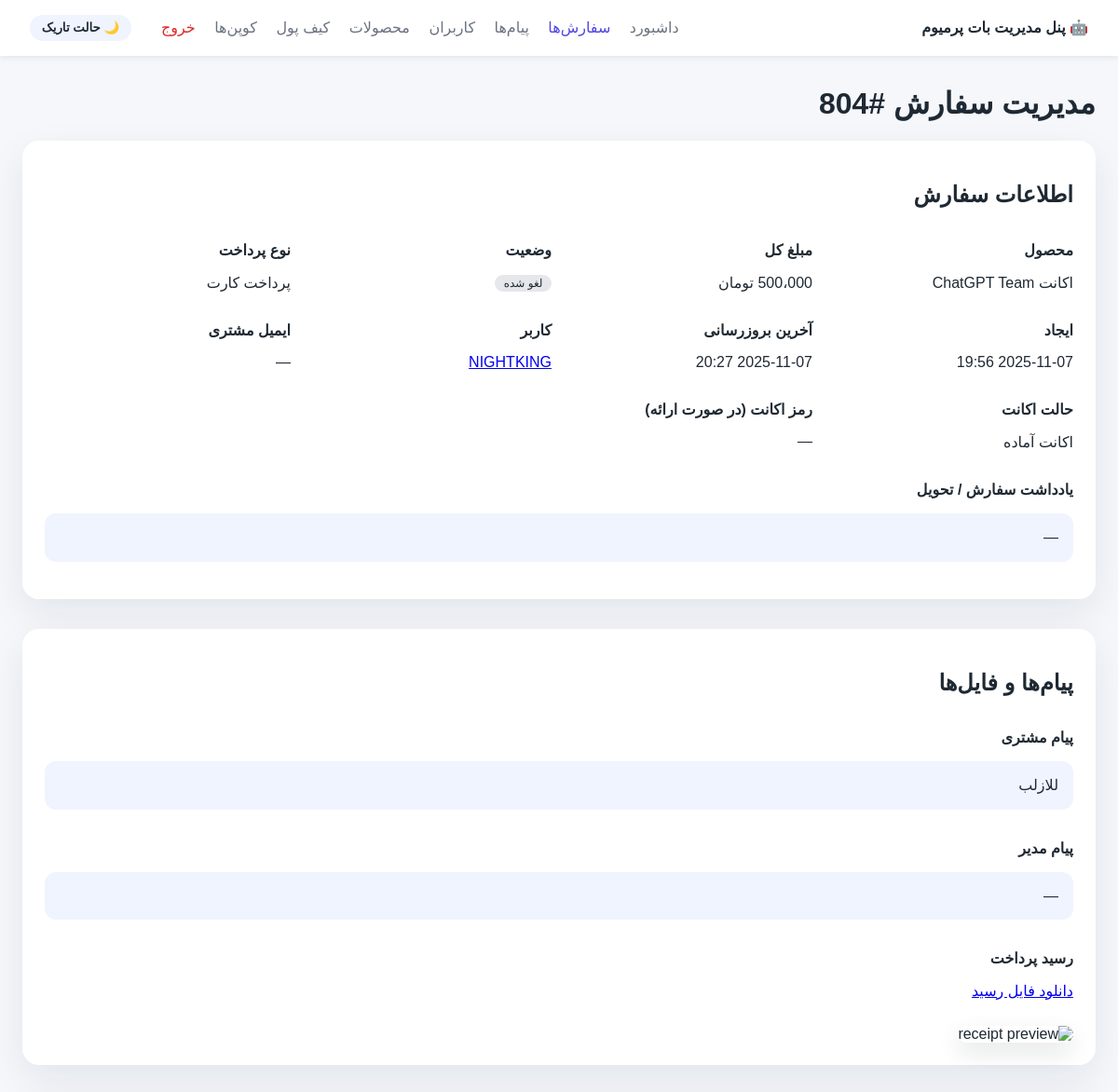
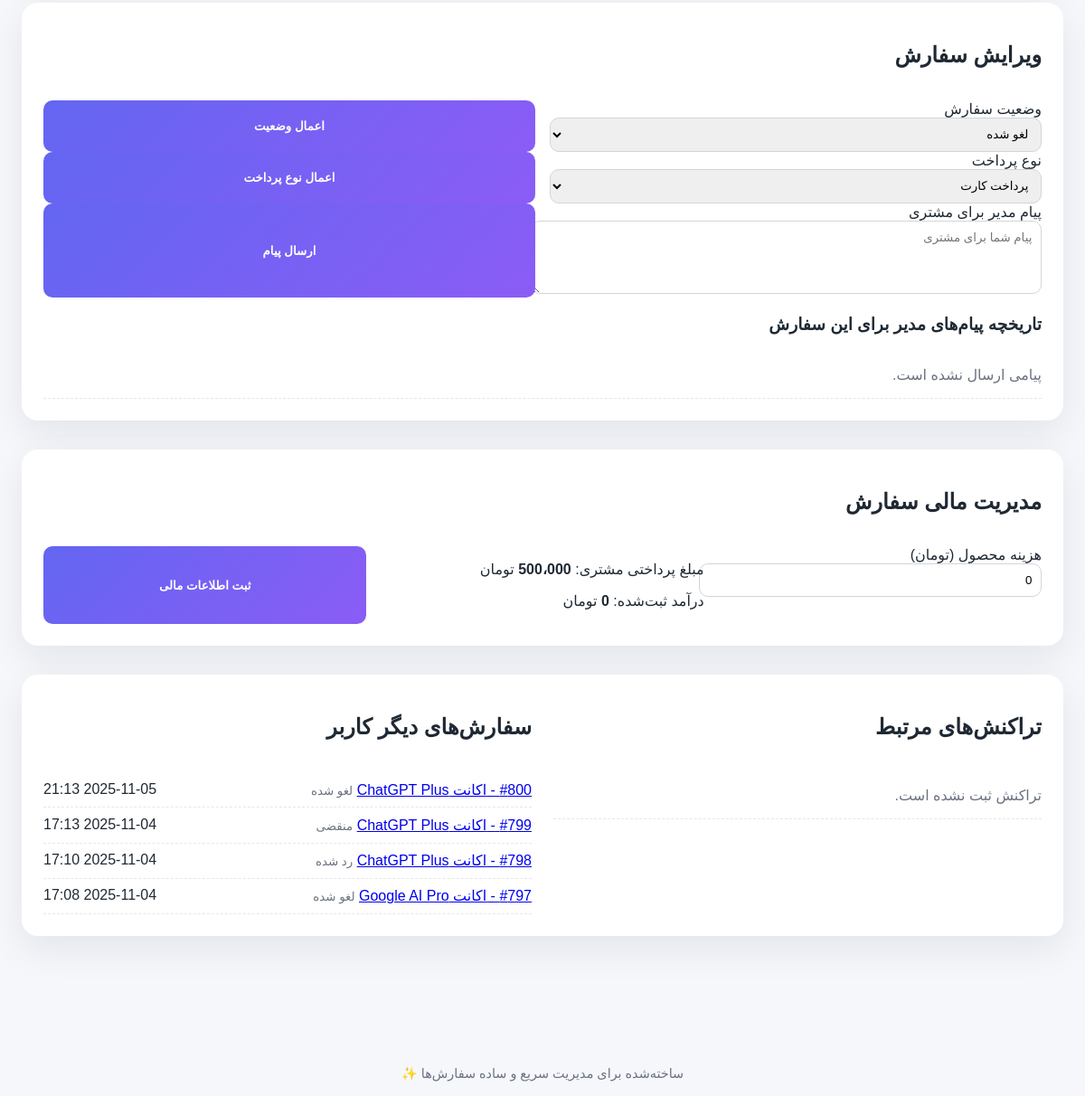
The app's page /orders/804 (signed in) with its own data (2 pictures, top to bottom).
### tables this page shows
CREATE TABLE orders(
            id INTEGER PRIMARY KEY AUTOINCREMENT,
            user_id INTEGER, username TEXT, first_name TEXT,
            plan_id TEXT, plan_title TEXT, price TEXT,
            receipt_file_id TEXT, receipt_text TEXT,
            status TEXT, created_at TEXT, updated_at TEXT
        , service_category TEXT, service_code TEXT, account_mode TEXT, customer_email TEXT, customer_secret_encrypted TEXT, amount_total INTEGER, currency TEXT, payment_type TEXT, wallet_used_amount INTEGER DEFAULT 0, wallet_reserved_amount INTEGER DEFAULT 0, await_deadline TEXT, notes TEXT, customer_message TEXT, manager_note TEXT, internal_cost INTEGER DEFAULT 0, net_revenue INTEGER DEFAULT 0);

CREATE TABLE users(
            user_id INTEGER PRIMARY KEY,
            username TEXT, first_name TEXT,
            wallet_balance INTEGER DEFAULT 0,
            ref_by INTEGER, ref_count INTEGER DEFAULT 0,
            earnings_total INTEGER DEFAULT 0,
            created_at TEXT, updated_at TEXT
        , contact_phone TEXT, contact_verified INTEGER DEFAULT 0, contact_shared_at TEXT, is_blocked INTEGER DEFAULT 0);

### app/webadmin/server.py (the view)
    @app.get("/orders/{order_id}")
    async def order_detail(request: Request, order_id: int, user: str = Depends(_login_required)):
        order = get_order(order_id)
        if not order:
            raise HTTPException(status.HTTP_404_NOT_FOUND, detail="سفارش یافت نشد")
        customer = get_user(order.get("user_id")) if order.get("user_id") else None
        wallet_history = list_wallet_tx_for_order(order_id)
        related_orders = []
        if order.get("user_id"):
            related_orders = [
                o for o in list_orders(user_id=order["user_id"], limit=5) if o["id"] != order_id
            ]
        manager_messages = list_order_manager_messages(order_id, limit=50)
        order_title = order.get("plan_title") or order.get("service_code") or f"سفارش #{order_id}"
        return _render(
            request,
            "order_detail.html",
            {
                "title": f"سفارش #{order_id}",
                "order": order,
                "customer": customer,
                "wallet_history": wallet_history,
                "related_orders": related_orders,
                "manager_messages": manager_messages,
                "order_title": order_title,
                "format_amount": _format_amount,
                "format_datetime": _format_datetime,
                "nav": "orders",
            },
        )

### app/webadmin/templates/order_detail.html (shortened to what this page needs)
{% extends 'base.html' %}
{% block content %}
{% set account_mode = (order.account_mode or '') %}
{% set account_mode_label = {'MY_ACCOUNT': 'روی اکانت مشتری', 'PREBUILT': 'اکانت آماده'}.get(account_mode, '—') %}
<h1>مدیریت سفارش #{{ order.id }}</h1>
<section class="panel">
    <header><h2>اطلاعات سفارش</h2></header>
    <div class="detail-grid">
        <div>
            <strong>محصول</strong>
            <p>{{ order.plan_title or order.service_code or '—' }}</p>
        </div>
        <div>
            <strong>مبلغ کل</strong>
            <p>{{ format_amount(order.amount_total or order.price) }} تومان</p>
        </div>
        <div>
            <strong>وضعیت</strong>
            <p><span class="badge {{ order.status|lower }}">{{ order_status_labels.get(order.status, order.status) }}</span></p>
        </div>
        <div>
            <strong>نوع پرداخت</strong>
            <p>{{ payment_type_labels.get(order.payment_type, '—') }}</p>
        </div>
        <div>
            <strong>ایجاد</strong>
            <p>{{ format_datetime(order.created_at) }}</p>
        </div>
        <div>
            <strong>آخرین بروزرسانی</strong>
            <p>{{ format_datetime(order.updated_at) }}</p>
        </div>
        <div>
            <strong>کاربر</strong>
            <p>
                {% if customer %}
                    <a href="{{ url_for('user_detail', user_id=customer.user_id) }}">{{ customer.first_name or customer.username or customer.user_id }}</a>
                {% else %}
                    —
                {% endif %}
            </p>
        </div>
        <div>
            <strong>ایمیل مشتری</strong>
            <p>{{ order.customer_email or '—' }}</p>
        </div>
        <div>
            <strong>حالت اکانت</strong>
            <p>{{ account_mode_label }}</p>
        </div>
        <div>
            <strong>رمز اکانت (در صورت ارائه)</strong>
            <p>
                {% if order.customer_secret_encrypted %}
                <code>{{ order.customer_secret_encrypted }}</code>
                {% else %}
                —
                {% endif %}
            </p>
        </div>
        <div class="span">
            <strong>یادداشت سفارش / تحویل</strong>
            <p class="text-block">{{ (order.notes or '—')|replace('\n', '<br>')|safe }}</p>
        </div>
    </div>
</section>
<section class="panel">
    <header><h2>پیام‌ها و فایل‌ها</h2></header>
    <div class="detail-grid">
        <div class="span">
            <strong>پیام مشتری</strong>
            <p class="text-block">{{ (order.customer_message or '—')|replace('\n', '<br>')|safe }}</p>
        </div>
        <div class="span">
            <strong>پیام مدیر</strong>
            <p class="text-block">{{ (order.manager_note or '—')|replace('\n', '<br>')|safe }}</p>
        </div>
        <div class="span">
            <strong>رسید پرداخت</strong>
            {% if order.receipt_file_id %}
                <p>
                    <a class="link" href="{{ url_for('order_receipt', order_id=order.id) }}" target="_blank">دانلود فایل رسید</a>
                </p>
                <img src="{{ url_for('order_receipt', order_id=order.id) }}" alt="receipt preview" class="receipt-preview">
            {% else %}
                <p>—</p>
            {% endif %}
        </div>
    </div>
</section>
<section class="panel">
    <header><h2>ویرایش سفارش</h2></header>
    <form method="post" action="{{ url_for('update_order', order_id=order.id) }}" class="form-grid">
        <label class="span">وضعیت سفارش
            <select name="status_value" required>
                {% for value, label in order_status_choices %}
                <option value="{{ value }}" {{ 'selected' if order.status == value else '' }}>{{ label }}</option>
                {% endfor %}
            </select>
        </label>
        <button type="submit" class="btn-primary">اعمال وضعیت</button>
    </form>
    <form method="post" action="{{ url_for('update_order', order_id=order.id) }}" class="form-grid">
        <label class="span">نوع پرداخت
            <select name="payment_type">
                {% for value, label in payment_type_choices %}
                <option value="{{ value }}" {{ 'selected' if (order.payment_type or '') == value else '' }}>{{ label }}</option>
                {% endfor %}
            </select>
        </label>
        <button type="submit" class="btn-primary">اعمال نوع پرداخت</button>
    </form>
    <form method="post" action="{{ url_for('update_order', order_id=order.id) }}" class="form-grid">
        <label class="span">پیام مدیر برای مشتری
            <textarea name="manager_note" rows="4" placeholder="پیام شما برای مشتری"></textarea>
        </label>
        <button type="submit" class="btn-primary">ارسال پیام</button>
    </form>
    <div class="history">
        <h3>تاریخچه پیام‌های مدیر برای این سفارش</h3>
        <ul class="list">
            {% for item in manager_messages %}
            <li>
                <span class="text-block">{{ (item.message_text or '—')|replace('\n','<br>')|safe }}</span>
                <span>{{ format_datetime(item.created_at) }}</span>
            </li>
            {% else %}
            <li class="empty">پیامی ارسال نشده است.</li>
            {% endfor %}
        </ul>
    </div>
</section>
<section class="panel">
    <header><h2>مدیریت مالی سفارش</h2></header>
    <form method="post" action="{{ url_for('update_order', order_id=order.id) }}" class="form-grid">
        <label>هزینه محصول (تومان)
            <input type="number" name="cost_amount" min="0" value="{{ order.internal_cost or 0 }}">
        </label>
        <div class="span">
            <p>مبلغ پرداختی مشتری: <strong>{{ format_amount(order.amount_total or order.price) }}</strong> تومان</p>
            <p>درآمد ثبت‌شده: <strong>{{ format_amount(order.net_revenue or 0) }}</strong> تومان</p>
        </div>
        <button type="submit" class="btn-primary">ثبت اطلاعات مالی</button>
    </form>
</section>
<section class="panel two-column">
    <div>
        <header><h2>تراکنش‌های مرتبط</h2></header>
        <ul class="list">
            {% for tx in wallet_history %}
            <li>
                <span><strong>{{ format_amount(tx.amount) }}</strong> <small>{{ tx.type }}</small></span>
                <span>{{ format_datetime(tx.created_at) }}</span>
            </li>
            {% else %}
            <li class="empty">تراکنش ثبت نشده است.</li>
            {% endfor %}
        </ul>
    </div>
    <div>
        <header><h2>سفارش‌های دیگر کاربر</h2></header>
        <ul class="list">
            {% for item in related_orders %}
            <li>
                <span>
                    <a href="{{ url_for('order_detail', order_id=item.id) }}">#{{ item.id }} - {{ item.plan_title or item.service_code }}</a>
                    <small>{{ order_status_labels.get(item.status, item.status) }}</small>
                </span>
                <span>{{ format_datetime(item.created_at) }}</span>
            </li>
            {% else %}
            <li class="empty">سفارش دیگری ثبت نشده است.</li>
            {% endfor %}
        </ul>
    </div>
</section>
{% endblock %}

### app/webadmin/static/styles.css (style rules this page uses)
:root { color-scheme: light dark; --bg: #f5f7fb; --surface: #ffffff; --surface-alt: #f0f4ff; --text: #1f2933; --muted: #6b7280; --accent: #4f46e5; --success: #16a34a; --warning: #f59e0b; --danger: #dc2626; font-family: "Vazirmatn", "IRANSans", "Tahoma", sans-serif; }
body { margin: 0; background: var(--bg); color: var(--text); }
.btn-primary { background: linear-gradient(135deg, #6366f1, #8b5cf6); color: white; border: none; padding: 0.75rem 1.5rem; border-radius: 10px; cursor: pointer; font-weight: 600; }
.panel { background: var(--surface); border-radius: 18px; box-shadow: 0 15px 40px rgba(15, 23, 42, 0.08); padding: 1.5rem; margin-bottom: 2rem; }
.panel header { display: flex; align-items: center; justify-content: space-between; margin-bottom: 1rem; }
.text-block { background: var(--surface-alt); padding: 0.75rem 1rem; border-radius: 12px; white-space: pre-wrap; line-height: 1.7; }
.receipt-preview { margin-top: 0.75rem; max-width: 320px; width: 100%; border-radius: 12px; box-shadow: 0 10px 25px rgba(15, 23, 42, 0.12); }
.badge { display: inline-block; padding: 0.15rem 0.6rem; border-radius: 999px; font-size: 0.75rem; background: #e5e7eb; color: #1f2933; }
.list { list-style: none; margin: 0; padding: 0; }
.list li { display: flex; justify-content: space-between; padding: 0.6rem 0; border-bottom: 1px dashed #e5e7eb; }
.list li small { color: var(--muted); }
.list li.empty, .empty { text-align: center; color: var(--muted); padding: 1rem 0; }
.two-column { display: grid; gap: 1.5rem; }
@media (min-width: 768px) { .two-column { grid-template-columns: repeat(2, minmax(0, 1fr)); } }
.detail-grid { display: grid; gap: 1rem; grid-template-columns: repeat(auto-fit, minmax(220px, 1fr)); }
.detail-grid .span { grid-column: 1 / -1; }
.form-grid { display: grid; gap: 1rem; grid-template-columns: repeat(auto-fit, minmax(220px, 1fr)); }
.form-grid textarea, .form-grid input, .form-grid select { width: 100%; padding: 0.6rem; border-radius: 10px; border: 1px solid #d1d5db; font-family: inherit; }

### records on screen
orders: id "804", plan_title "اکانت ChatGPT Team", amount_total "500،000", get "لغو شده", get "پرداخت کارت", created_at "2025-11-07 19:56", updated_at "2025-11-07 20:27", customer_email "—", notes "—", customer_message "للازلب", cost_amount "0", net_revenue "0"
users: first_name "NIGHTKING"
orders: id "800", plan_title "اکانت ChatGPT Plus", get "لغو شده", created_at "2025-11-05 21:13"
orders: id "799", plan_title "اکانت ChatGPT Plus", get "منقضی", created_at "2025-11-04 17:13"
orders: id "798", plan_title "اکانت ChatGPT Plus", get "رد شده", created_at "2025-11-04 17:10"
orders: id "797", plan_title "اکانت Google AI Pro", get "لغو شده", created_at "2025-11-04 17:08"

### other values on screen
{{ '☀️ حالت روشن' if theme == 'dark' else '🌙 حالت تاریک' }} "🌙 حالت تاریک"
{{ account_mode_label }} "اکانت آماده"
{{ (order.manager_note or '—')|replace('\n', '<br>')|safe }} "—"
form field status_value "لغو شده"
form field payment_type "پرداخت کارت"
